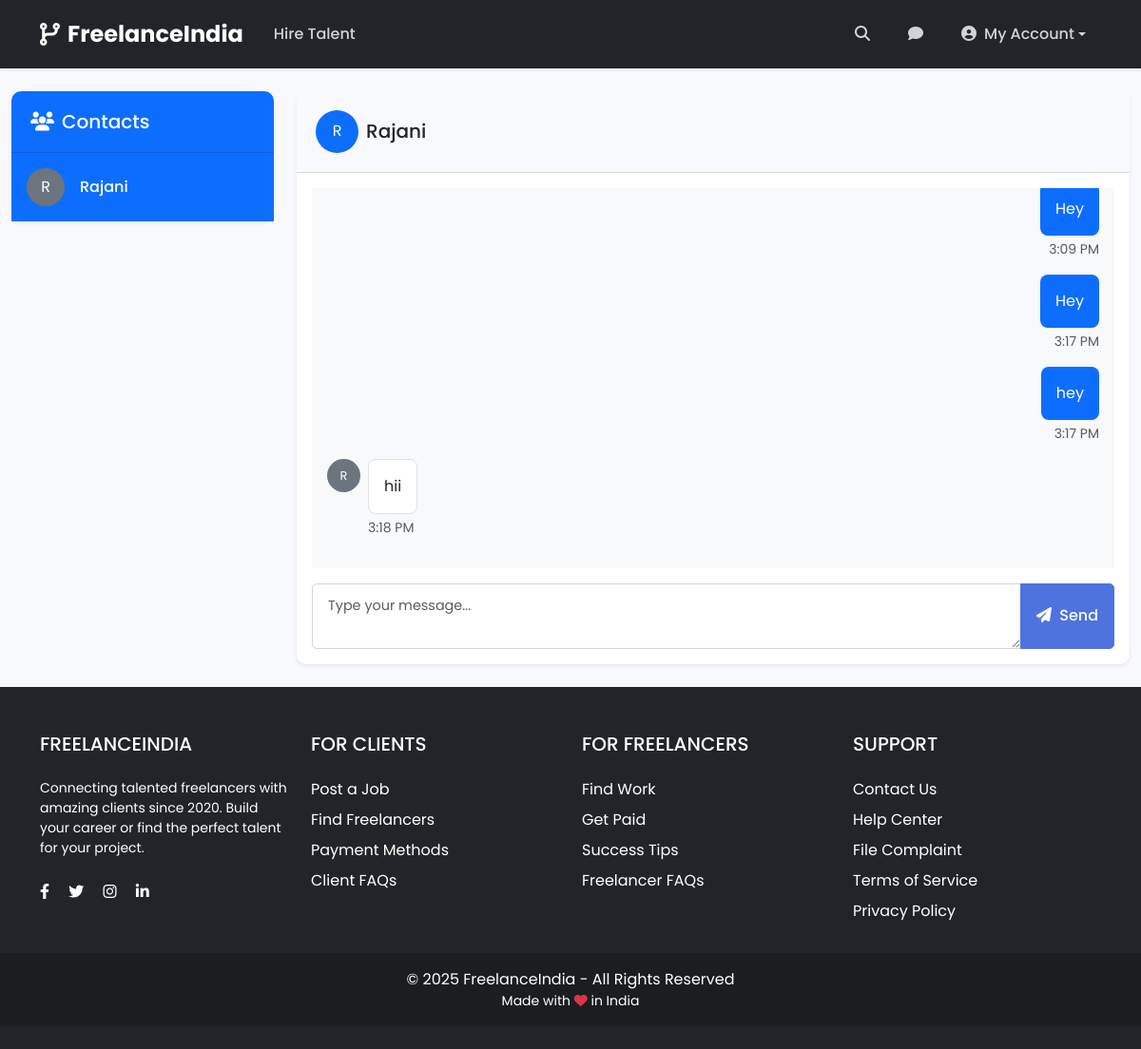
Screenshot of /messaging/chat.php?chat_with=3 (signed in) with the database file from the repository.
### tables this page shows
CREATE TABLE `users` (
  `id` int(11) NOT NULL,
  `username` varchar(50) NOT NULL,
  `email` varchar(100) NOT NULL,
  `first_name` varchar(50) NOT NULL,
  `last_name` varchar(50) NOT NULL,
  `phone` varchar(20) DEFAULT NULL,
  `bio` text DEFAULT NULL,
  `profile_picture` varchar(255) DEFAULT NULL,
  `skills` varchar(255) DEFAULT NULL,
  `hourly_rate` decimal(10,2) DEFAULT NULL,
  `verified` tinyint(1) DEFAULT 0,
  `location` varchar(100) DEFAULT NULL,
  `password` varchar(255) NOT NULL,
  `role` enum('client','freelancer','admin') NOT NULL,
  `created_at` timestamp NOT NULL DEFAULT current_timestamp()
);

CREATE TABLE `messages` (
  `id` int(11) NOT NULL,
  `sender_id` int(11) DEFAULT NULL,
  `receiver_id` int(11) DEFAULT NULL,
  `message_text` text DEFAULT NULL,
  `created_at` timestamp NOT NULL DEFAULT current_timestamp()
);

### messaging/chat.php (the view, shortened to what this page needs)
<?php
include '../includes/header.php';
include '../includes/db.php';
$user_id = $_SESSION['user_id'];
$users = $pdo->query("SELECT id, username, profile_picture FROM users WHERE id != $user_id")->fetchAll();
$chat_with = $_GET['chat_with'] ?? null;
$messages = [];
$chat_user = null;
if ($chat_with) {
    $stmt = $pdo->prepare("SELECT m.*, u.username, u.profile_picture FROM messages m
                          LEFT JOIN users u ON m.sender_id = u.id
                          WHERE (m.sender_id = ? AND m.receiver_id = ?) OR (m.sender_id = ? AND m.receiver_id = ?)
                          ORDER BY m.created_at ASC");
    $stmt->execute([$user_id, $chat_with, $chat_with, $user_id]);
    $messages = $stmt->fetchAll();
    $userStmt = $pdo->prepare("SELECT username, profile_picture FROM users WHERE id = ?");
    $userStmt->execute([$chat_with]);
    $chat_user = $userStmt->fetch();
}
?>
<div class="container-fluid py-4">
    <div class="row">
        <div class="col-lg-3">
            <div class="card shadow-sm rounded-lg mb-4">
                <div class="card-header bg-primary text-white">
                    <h5 class="mb-0"><i class="fas fa-users me-2"></i>Contacts</h5>
                </div>
                <div class="card-body p-0">
                    <div class="list-group list-group-flush">
                        <?php foreach ($users as $user): ?>
                            <a href="chat.php?chat_with=<?= $user['id'] ?>"
                              class="list-group-item list-group-item-action d-flex align-items-center py-3 px-3 <?= ($chat_with == $user['id']) ? 'active' : '' ?>">
                                <div class="flex-shrink-0">
                                    <?php if ($user['profile_picture']): ?>
                                        <img src="../uploads/profile_pictures/<?= $user['profile_picture'] ?>"
                                            class="rounded-circle" width="40" height="40" alt="<?= $user['username'] ?>">
                                    <?php else: ?>
                                        <div class="bg-secondary text-white rounded-circle d-flex align-items-center justify-content-center"
                                            style="width: 40px; height: 40px;">
                                            <?= strtoupper(substr($user['username'], 0, 1)) ?>
                                        </div>
                                    <?php endif; ?>
                                </div>
                                <div class="ms-3">
                                    <h6 class="mb-0"><?= htmlspecialchars($user['username']) ?></h6>
                                </div>
                            </a>
                        <?php endforeach; ?>
                    </div>
                </div>
            </div>
        </div>
        <div class="col-lg-9">
            <div class="card shadow-sm rounded-lg">
                <div class="card-header bg-light d-flex align-items-center">
                    <?php if ($chat_with && $chat_user): ?>
                        <div class="d-flex align-items-center">
                            <?php if ($chat_user['profile_picture']): ?>
                                <img src="../uploads/profile_pictures/<?= $chat_user['profile_picture'] ?>"
                                    class="rounded-circle me-2" width="45" height="45" alt="<?= $chat_user['username'] ?>">
                            <?php else: ?>
                                <div class="bg-primary text-white rounded-circle d-flex align-items-center justify-content-center me-2"
                                    style="width: 45px; height: 45px;">
                                    <?= strtoupper(substr($chat_user['username'], 0, 1)) ?>
                                </div>
                            <?php endif; ?>
                            <h5 class="mb-0"><?= htmlspecialchars($chat_user['username']) ?></h5>
                        </div>
                    <?php else: ?>
                        <h5 class="mb-0"><i class="fas fa-comments me-2"></i>Messages</h5>
                    <?php endif; ?>
                </div>
                <div class="card-body">
                    <?php if ($chat_with): ?>
                        <div id="chat-messages" class="chat-messages p-3 mb-3" style="height: 400px; overflow-y: auto; background-color: #f8f9fa;">
                            <?php
                            foreach ($messages as $message):
                                $is_current_user = $message['sender_id'] == $user_id;
                            ?>
                            <div class="message-wrapper d-flex <?= $is_current_user ? 'justify-content-end' : 'justify-content-start' ?> mb-3">
                                <?php if (!$is_current_user): ?>
                                <div class="flex-shrink-0 me-2">
                                    <?php if ($message['profile_picture']): ?>
                                        <img src="../uploads/profile_pictures/<?= $message['profile_picture'] ?>"
                                            class="rounded-circle" width="35" height="35" alt="<?= $message['username'] ?>">
                                    <?php else: ?>
                                        <div class="bg-secondary text-white rounded-circle d-flex align-items-center justify-content-center"
                                            style="width: 35px; height: 35px; font-size: 0.8rem;">
                                            <?= strtoupper(substr($message['username'], 0, 1)) ?>
                                        </div>
                                    <?php endif; ?>
                                </div>
                                <?php endif; ?>
                                <div class="message-content" style="max-width: 75%;">
                                    <div class="message-bubble p-3 rounded-3 <?= $is_current_user ? 'bg-primary text-white' : 'bg-white border' ?>">
                                        <?= nl2br(htmlspecialchars($message['message_text'])) ?>
                                    </div>
                                    <div class="message-time small text-muted mt-1 <?= $is_current_user ? 'text-end' : '' ?>">
                                        <?= date('g:i A', strtotime($message['created_at'])) ?>
                                    </div>
                                </div>
                            </div>
                            <?php endforeach; ?>
                        </div>
                        <form method="POST" class="message-form">
                            <div class="input-group">
                                <textarea name="message_text" class="form-control" placeholder="Type your message..." required rows="2"></textarea>
                                <button type="submit" class="btn btn-primary">
                                    <i class="fas fa-paper-plane me-1"></i> Send
                                </button>
                            </div>
                        </form>
                    <?php endif; ?>
                </div>
            </div>
        </div>
    </div>
</div>
<?php include '../includes/footer.php'; ?>

### includes/header.php (shortened to what this page needs)
<!DOCTYPE html>
<html lang="en">
<head>
    <link href="https://cdn.jsdelivr.net/npm/bootstrap@5.3.0/dist/css/bootstrap.min.css" rel="stylesheet">
    <link rel="stylesheet" href="https://cdnjs.cloudflare.com/ajax/libs/font-awesome/6.4.0/css/all.min.css">
    <link rel="stylesheet" href="../assets/css/style.css">
</head>
<body>
    <?php
    $userRole = isset($_SESSION['role']) ? $_SESSION['role'] : '';
    $loggedIn = isset($_SESSION['user_id']);
    ?>
    <nav class="navbar navbar-expand-lg navbar-dark bg-dark shadow-sm sticky-top">
        <div class="container">
            <a class="navbar-brand d-flex align-items-center" href="../index.php">
                <i class="fas fa-code-branch me-2"></i>
                <span class="fw-bold">FreelanceIndia</span>
            </a>
            <div class="collapse navbar-collapse" id="navbarNav">
                <ul class="navbar-nav me-auto">
                    <?php if ($userRole === 'client' || !$loggedIn): ?>
                    <li class="nav-item">
                        <a class="nav-link" href="../jobs/post-job.php">Hire Talent</a>
                    </li>
                    <?php endif; ?>
                </ul>
                <ul class="navbar-nav ms-auto align-items-center">
                    <?php if ($loggedIn): ?>
                        <li class="nav-item me-2">
                            <a class="nav-link" href="#" data-bs-toggle="modal" data-bs-target="#searchModal">
                                <i class="fas fa-search"></i>
                            </a>
                        </li>
                        <li class="nav-item me-2">
                            <a class="nav-link position-relative" href="../messaging/chat.php">
                                <i class="fas fa-comment"></i>
                            </a>
                        </li>
                        <li class="nav-item dropdown">
                            <a class="nav-link dropdown-toggle d-flex align-items-center" href="#" id="navbarDropdown" role="button" data-bs-toggle="dropdown">
                                <div class="profile-pic-small me-2">
                                    <?php if (isset($_SESSION['profile_picture']) && !empty($_SESSION['profile_picture'])): ?>
                                        <img src="<?php echo $_SESSION['profile_picture']; ?>" alt="Profile" class="rounded-circle" width="28" height="28">
                                    <?php else: ?>
                                        <i class="fas fa-user-circle"></i>
                                    <?php endif; ?>
                                </div>
                                <span class="d-none d-md-inline">
                                    <?php echo isset($_SESSION['first_name']) ? $_SESSION['first_name'] : 'My Account'; ?>
                                </span>
                            </a>
                        </li>
                    <?php endif; ?>
                </ul>
            </div>
        </div>
    </nav>

### includes/footer.php (shortened to what this page needs)
    <footer class="bg-dark text-white pt-5 pb-4">
        <div class="container">
            <div class="row">
                <div class="col-lg-3 col-md-6 mb-4 mb-md-0">
                    <h5 class="text-uppercase mb-4">FreelanceIndia</h5>
                    <p class="small">Connecting talented freelancers with amazing clients since 2020. Build your career or find the perfect talent for your project.</p>
                    <div class="mt-4">
                        <a href="#" class="text-white me-3"><i class="fab fa-facebook-f"></i></a>
                        <a href="#" class="text-white me-3"><i class="fab fa-twitter"></i></a>
                        <a href="#" class="text-white me-3"><i class="fab fa-instagram"></i></a>
                        <a href="#" class="text-white"><i class="fab fa-linkedin-in"></i></a>
                    </div>
                </div>
                <div class="col-lg-3 col-md-6 mb-4 mb-md-0">
                    <h5 class="text-uppercase mb-4">For Clients</h5>
                    <ul class="list-unstyled">
                        <li class="mb-2"><a href="./jobs/post-job.php" class="text-white text-decoration-none">Post a Job</a></li>
                        <li class="mb-2"><a href="../freelancers/browse-freelancers.php" class="text-white text-decoration-none">Find Freelancers</a></li>
                        <li class="mb-2"><a href="../payments/payment-methods.php" class="text-white text-decoration-none">Payment Methods</a></li>
                        <li class="mb-2"><a href="../help/clients-faq.php" class="text-white text-decoration-none">Client FAQs</a></li>
                    </ul>
                </div>
                <div class="col-lg-3 col-md-6 mb-4 mb-md-0">
                    <h5 class="text-uppercase mb-4">For Freelancers</h5>
                    <ul class="list-unstyled">
                        <li class="mb-2"><a href="#" class="text-white text-decoration-none">Find Work</a></li>
                        <li class="mb-2"><a href="#" class="text-white text-decoration-none">Get Paid</a></li>
                        <li class="mb-2"><a href="#" class="text-white text-decoration-none">Success Tips</a></li>
                        <li class="mb-2"><a href="#" class="text-white text-decoration-none">Freelancer FAQs</a></li>
                    </ul>
                </div>
                <div class="col-lg-3 col-md-6 mb-4 mb-md-0">
                    <h5 class="text-uppercase mb-4">Support</h5>
                    <ul class="list-unstyled">
                        <li class="mb-2"><a href="#" class="text-white text-decoration-none">Contact Us</a></li>
                        <li class="mb-2"><a href="#" class="text-white text-decoration-none">Help Center</a></li>
                        <li class="mb-2"><a href="#" class="text-white text-decoration-none">File Complaint</a></li>
                        <li class="mb-2"><a href="#" class="text-white text-decoration-none">Terms of Service</a></li>
                        <li class="mb-2"><a href="#" class="text-white text-decoration-none">Privacy Policy</a></li>
                    </ul>
                </div>
            </div>
        </div>
        <div class="text-center p-3 mt-3" style="background-color: rgba(0, 0, 0, 0.2);">
            <p class="mb-0">&copy; 2025 FreelanceIndia - All Rights Reserved</p>
            <p class="small mb-0">Made with <i class="fas fa-heart text-danger"></i> in India</p>
        </div>
    </footer>
</body>
</html>

### assets/css/style.css (style rules this page uses)
:root { --primary-color: #4e73df; --secondary-color: #1cc88a; --dark-color: #2e384d; --light-color: #f8f9fc; --danger-color: #e74a3b; --warning-color: #f6c23e; --success-color: #1cc88a; --info-color: #36b9cc; }
body { font-family: 'Poppins', sans-serif; background-color: #f8f9fc; color: #333; }
.card { border: none; border-radius: 10px; box-shadow: 0 0.15rem 1.75rem 0 rgba(58, 59, 69, 0.15); transition: all 0.3s ease; }
.card-header { border-bottom: 1px solid rgba(0, 0, 0, 0.125); background-color: white; padding: 1.25rem; border-top-left-radius: 10px !important; border-top-right-radius: 10px !important; }
.btn { border-radius: 5px; font-weight: 500; padding: 0.5rem 1rem; transition: all 0.3s ease; }
.btn-primary { background-color: var(--primary-color); border-color: var(--primary-color); }
.form-control { border-radius: 5px; padding: 0.75rem 1rem; font-size: 0.9rem; border: 1px solid #d1d3e2; }
.navbar { padding: 0.8rem 1rem; }
.navbar-brand { font-size: 1.5rem; font-weight: 700; }
.navbar-dark .navbar-nav .nav-link { color: rgba(255, 255, 255, 0.8); font-weight: 500; padding: 0.5rem 1rem; }

### rows the page displays
users: username "R", username "Rajani"
messages: message_text "Hey", created_at "3:09 PM"
messages: message_text "Hey", created_at "3:17 PM"
messages: message_text "hey", created_at "3:17 PM"
messages: sender.username "R", message_text "hii", created_at "3:18 PM"
